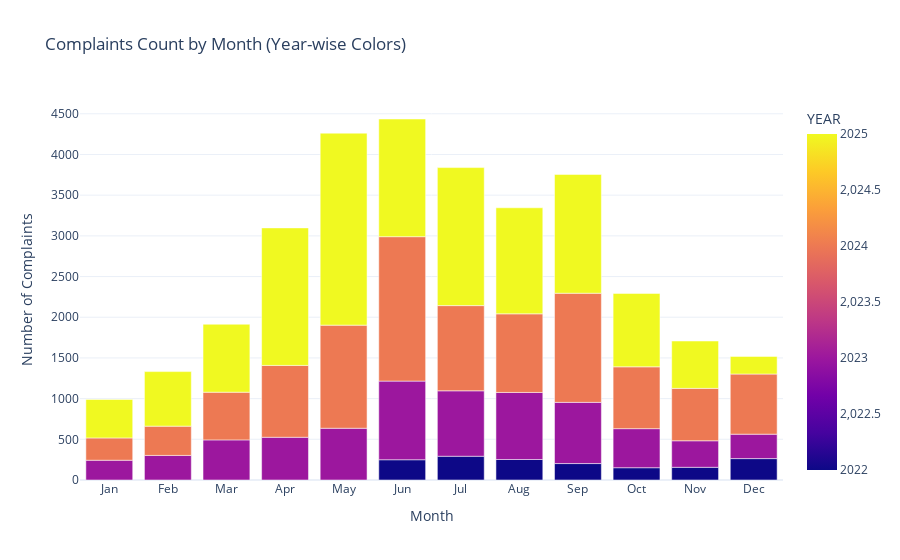

Write notebook code for a chart like this one.
### Code cell
fig = px.bar(
    summary,
    x="MONTH",
    y="COUNT",
    color="YEAR",   # <-- year controls color
    barmode="group",
    title="Complaints Count by Month (Year-wise Colors)",
    labels={"COUNT": "Number of Complaints", "MONTH": "Month"}
)

fig.update_layout(
    xaxis=dict(
        tickmode="array",
        tickvals=list(range(1, 13)),
        ticktext=["Jan","Feb","Mar","Apr","May","Jun","Jul","Aug","Sep","Oct","Nov","Dec"]
    ),
    template="plotly_white"
)

fig.show()

### Figure 1 — Plotly figure (JSON) as saved in the notebook; plotly's stock layout.template omitted (floating-point values rounded to 4 significant figures)
{"data": [{"alignmentgroup": "True", "hovertemplate": "Month=%{x}<br>Number of Complaints=%{y}<br>YEAR=%{marker.color}<extra></extra>", "legendgroup": "", "marker": {"color": [2022, 2022, 2022, 2022, 2022, 2022, 2022, 2023, 2023, 2023, 2023, 2023, 2023, 2023, 2023, 2023, 2023, 2023, 2023, 2024, 2024, 2024, 2024, 2024, 2024, 2024, 2024, 2024, 2024, 2024, 2024, 2025, 2025, 2025, 2025, 2025, 2025, 2025, 2025, 2025, 2025, 2025, 2025], "coloraxis": "coloraxis", "pattern": {"shape": ""}}, "name": "", "offsetgroup": "", "orientation": "v", "showlegend": false, "textposition": "auto", "type": "bar", "x": [6, 7, 8, 9, 10, 11, 12, 1, 2, 3, 4, 5, 6, 7, 8, 9, 10, 11, 12, 1, 2, 3, 4, 5, 6, 7, 8, 9, 10, 11, 12, 1, 2, 3, 4, 5, 6, 7, 8, 9, 10, 11, 12], "xaxis": "x", "y": [249, 292, 252, 202, 151, 156, 263, 243, 302, 493, 525, 636, 966, 804, 824, 752, 480, 326, 300, 274, 360, 586, 883, 1267, 1775, 1047, 966, 1341, 760, 644, 739, 473, 670, 835, 1690, 2359, 1446, 1696, 1303, 1460, 902, 582, 217], "yaxis": "y"}], "layout": {"barmode": "group", "coloraxis": {"colorbar": {"title": {"text": "YEAR"}}, "colorscale": [[0, "#0d0887"], [0.1111, "#46039f"], [0.2222, "#7201a8"], [0.3333, "#9c179e"], [0.4444, "#bd3786"], [0.5556, "#d8576b"], [0.6667, "#ed7953"], [0.7778, "#fb9f3a"], [0.8889, "#fdca26"], [1, "#f0f921"]]}, "legend": {"tracegroupgap": 0}, "title": {"text": "Complaints Count by Month (Year-wise Colors)"}, "xaxis": {"anchor": "y", "domain": [0, 1], "tickmode": "array", "ticktext": ["Jan", "Feb", "Mar", "Apr", "May", "Jun", "Jul", "Aug", "Sep", "Oct", "Nov", "Dec"], "tickvals": [1, 2, 3, 4, 5, 6, 7, 8, 9, 10, 11, 12], "title": {"text": "Month"}}, "yaxis": {"anchor": "x", "domain": [0, 1], "title": {"text": "Number of Complaints"}}}}
